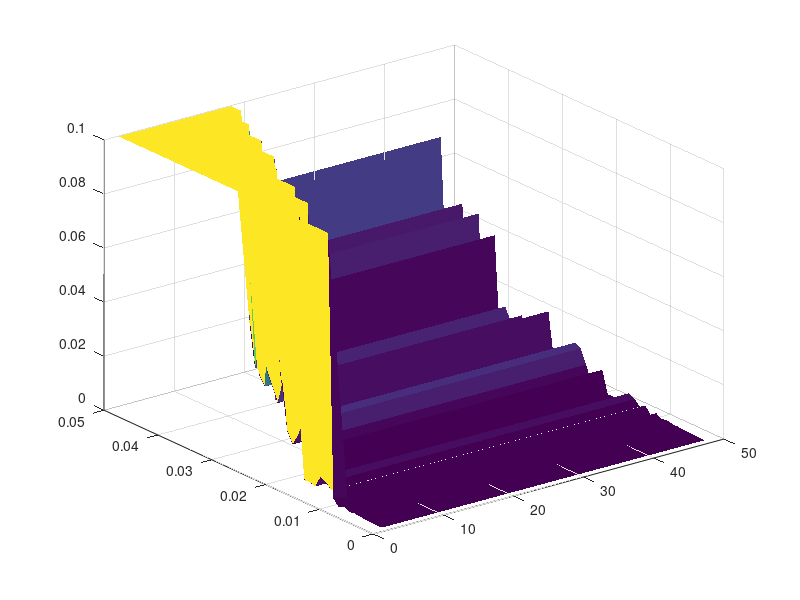

The MATLAB source for this figure: (Note: this script raises an error after producing the figure.)
clear variables
% close all; 
% clc

c = 1; L = 1; TM = .6;
Lambda = L/10;
h = 0.01;
N = round(2*L/h+1);
X = -L:h:L;
dT = 0.001:0.001:0.05;%0.05;


K = -2*diag(ones(N,1))+diag(ones(N-1,1),1)+diag(ones(N-1,1),-1);
K(1,N) = 1; 
K(N,1) = 1;
K = sparse((1/h^2)*K);

U0 = exp(-(X/Lambda).^2);
err_M = zeros(length(dT),1);

N_ord = 24;% 10;
U_all_dt = zeros(length(dT),N,N_ord);
tic
for m=1:N_ord
    parfor kk=1:length(dT)
        T = 0:dT(kk):TM;
        Un = U0';
        Unm = U0';
        KK = sparse(N,N);
        for oo=1:m
            KK = KK + ((c*dT(kk))^(2*oo)/factorial(2*oo))*K^(oo);
        end
    
        for tt=2:length(T)
            Unp = (2*speye(N,N)+2*KK)*Un-Unm;
            Unm = Un;
            Un = Unp;
        end
        U_all_dt(kk,:,m) = Unp;
        X1 = -L:(h/100):L;
        Unp1 = interp1(X,Unp,X1);
        theo_fn = 0.5*exp(-((X1-c*TM)/Lambda).^2) + 0.5*exp(-((X1+c*TM)/Lambda).^2);
        error_val = trapz(X1,(theo_fn-Unp1).^2)/trapz(X1,theo_fn.^2);
        err_M(kk,m) = error_val;
        % clear T error_val
    end
end

%%
% figure(11)
% loglog(dT,(err_M),"LineWidth",1),
% xlabel("\Delta t"),ylabel("Log10(error)");

max_err = zeros(1,N_ord);
for jj=1:N_ord
    M_err = find(err_M(:,jj)<0.002);
    max_err(jj) = dT(M_err(end));
end
toc
ordo = 1:N_ord;
figure(1)
err_M1 = err_M;
err_M1(err_M1>0.1) = 0.1;
surf(2*ordo,dT,err_M1),shading flat;zscale log;
xlabel("order"); ylabel("\Delta t"),zlabel("Log10(error)");
colorbar

figure(2)
plot(2*ordo,c*max_err/h,"LineWidth",1.4),hold on,grid on;
plot(2*ordo,c*max_err/h,"*","LineWidth",1.4)
xlabel("order"), ylabel("CFL number \alpha",'Interpreter','tex')
%%

% beta_p = @(p) (2^(2*p-1))*((factorial(p-1))^2)/factorial(2*p);
% BB = 0;
% for ii=1:N_ord
%     BB = BB + beta_p(ii);
% end
% BB = BB^(-1/2);
% disp(BB)


figure(11)
for ik=1:N_ord
    U1 = U_all_dt(:,:,ik);
    U1(abs(U1)>2)=0;
    surf(X,dT,U1),shading flat,zlim([-2 2]);
    drawnow;
    pause(0.1)
end